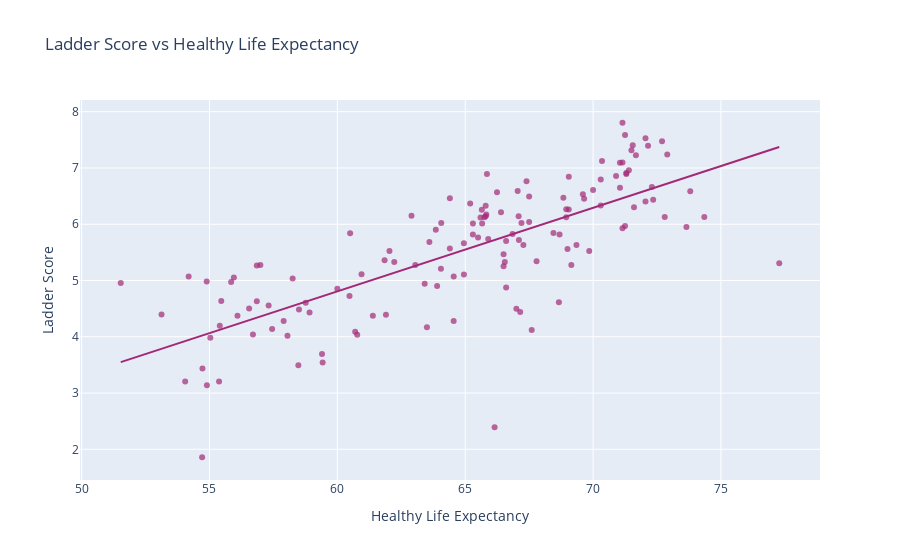

The notebook cell saved with this chart:
### Markdown cell above
## Scatter Plot: Ladder Score vs Healthy Life Expectancy  

This scatter plot explores the relationship between **Healthy Life Expectancy** and **Ladder Score**.  

**Key Observations:**  
- There is a **moderate positive correlation**: countries with higher life expectancy generally tend to have higher happiness scores.  
- **Nordic countries** (Finland, Denmark, Iceland) again appear in the top-right quadrant, combining high life expectancy (≈71–72 years) with high happiness.  
- **Lowest-ranking countries** (Afghanistan, Zimbabwe, Congo) have life expectancy around 54–55 years and correspondingly low happiness.  
- Some exceptions exist: **Lebanon** has a relatively high life expectancy (≈66) but very low happiness (2.39), suggesting **other factors, like social support and freedom, heavily influence happiness** beyond life expectancy alone.  
- The trendline (OLS regression) confirms that while healthy life expectancy contributes to happiness, it is **less predictive than social support or GDP**.  

**Conclusion:**  
- Health is important, but **well-being is multidimensional**, and life expectancy alone does not fully explain variations in global happiness.

### Code cell
px.scatter(
    df_whr,
    x="Healthy Life Expectancy",
    y="Ladder Score",
    hover_name=df_whr.index,
    title="Ladder Score vs Healthy Life Expectancy",
    labels={"Healthy Life Expectancy": "Healthy Life Expectancy", "Ladder Score": "Ladder Score"},
    color_discrete_sequence=["#A32976"],
    opacity=0.7,
    trendline="ols"
)

### Figure 1 — Plotly figure (JSON) as saved in the notebook; plotly's stock layout.template omitted (floating-point values rounded to 4 significant figures; data arrays with more than 128 entries replaced by an {"elided": "..."} marker saying what was removed)
{"data": [{"hovertemplate": "<b>%{hovertext}</b><br><br>Healthy Life Expectancy=%{x}<br>Ladder Score=%{y}<extra></extra>", "hovertext": {"elided": "136 str values"}, "legendgroup": "", "marker": {"color": "#A32976", "opacity": 0.7, "symbol": "circle"}, "mode": "markers", "name": "", "orientation": "v", "showlegend": false, "type": "scatter", "x": {"elided": "136 float values"}, "xaxis": "x", "y": {"elided": "136 float values"}, "yaxis": "y"}, {"hovertemplate": "<b>OLS trendline</b><br>Ladder Score = 0.148446 * Healthy Life Expectancy + -4.09971<br>R<sup>2</sup>=0.557902<br><br>Healthy Life Expectancy=%{x}<br>Ladder Score=%{y} <b>(trend)</b><extra></extra>", "legendgroup": "", "marker": {"color": "#A32976", "symbol": "circle"}, "mode": "lines", "name": "", "showlegend": false, "type": "scatter", "x": {"elided": "136 float values"}, "xaxis": "x", "y": {"elided": "136 float values"}, "yaxis": "y"}], "layout": {"legend": {"tracegroupgap": 0}, "title": {"text": "Ladder Score vs Healthy Life Expectancy"}, "xaxis": {"anchor": "y", "domain": [0, 1], "title": {"text": "Healthy Life Expectancy"}}, "yaxis": {"anchor": "x", "domain": [0, 1], "title": {"text": "Ladder Score"}}}}
